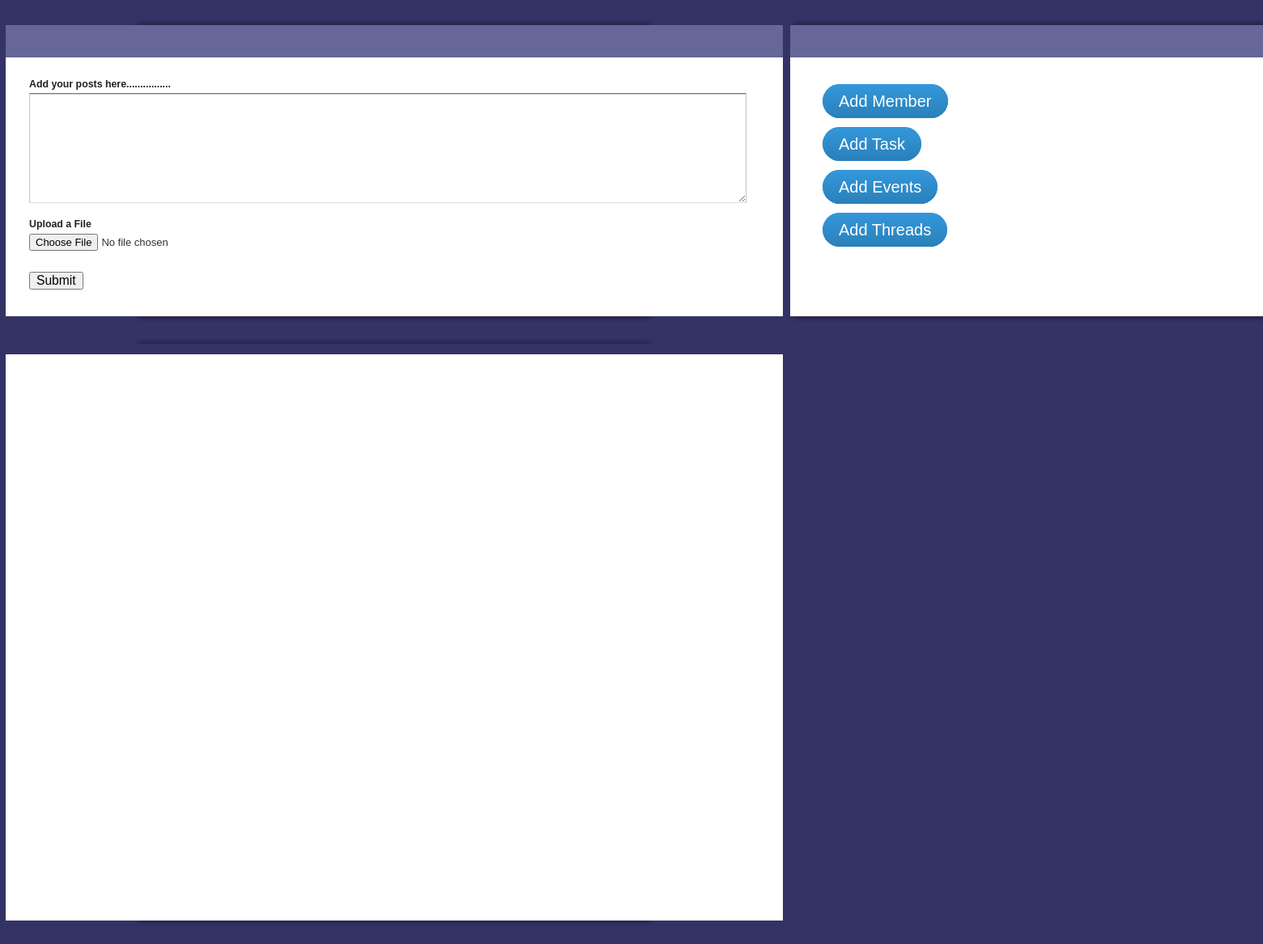
The page /groupHome/groupHome.php?grpID=1 on the database as committed earlier.
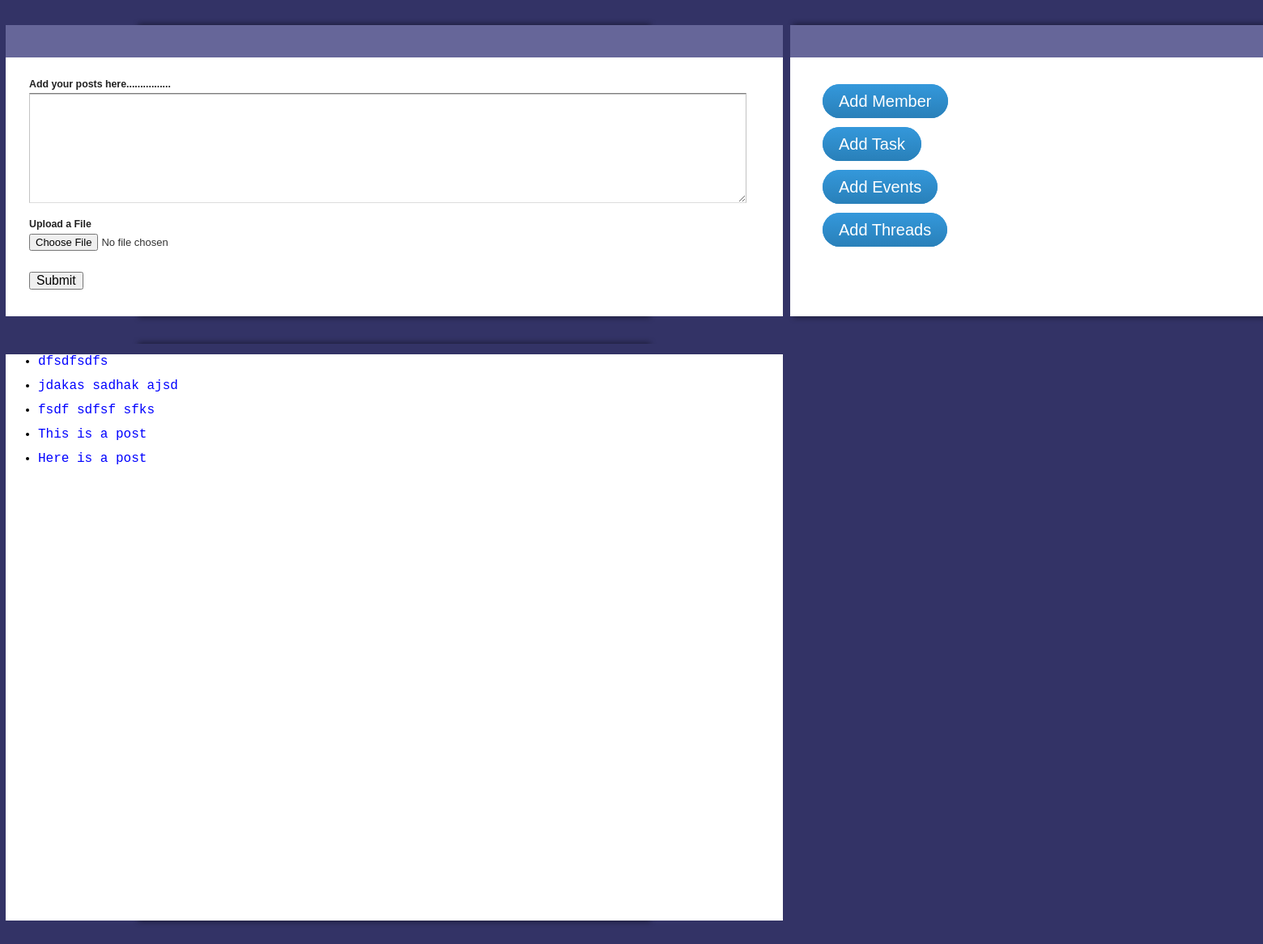
The same page on the database as committed later.
### tables this page shows
CREATE TABLE IF NOT EXISTS `post` (
  `postID` int(11) NOT NULL,
  `memberID` int(11) NOT NULL,
  `file_path` text NOT NULL,
  `description` text NOT NULL
);

### groupHome/groupHome.php (the view, shortened to what this page needs)
<!DOCTYPE html>
<html>
<head>
<link rel="stylesheet" type="text/css" href="view.css" media="all">
<?php
	$group=0;
	if(isset($_GET['grpID'])){$group = $_GET['grpID'] ;}
    $user='root';
	$pass='';
	$db='mysql:host=localhost;dbname=database_user';
  try {
    $dbh= new PDO($db,$user,$pass);
    $sql = $dbh->prepare("SELECT description FROM post,member,groups where post.memberID=member.memberID and groups.grpID=member.grpID and groups.grpID=$group");
    if($sql->execute()) {
       $sql->setFetchMode(PDO::FETCH_ASSOC);
    }
  }
  catch(Exception $error) {
      echo '<p>', $error->getMessage(), '</p>';
  }
  ?>
</head>
<body id="main_body" >
	<table style="width: 1434px;">
		<tbody style="padding-left: 10px; padding-right: 10px">
		<tr>
			<td style="width: 20px">
			</td>
			<td style="width: 700px;">
				<img id="top" src="top.png" alt="">
				<div id="form_container" style="height: 360px;width: 960px;">
					<h1><a></a></h1>
					<form id="form_post" class="appnitro" enctype="multipart/form-data" method="post" action="../fileUpload.php?grpID=<?php echo $group?>&user=<?php echo $_GET['user']?>">
						<ul >
							<li id="li_1" >
								<label class="description" for="element_1">Add your posts here................ </label>
								<div>
									<textarea id="element_1" name="postText" class="element textarea medium"></textarea>
								</div>
							</li>		<li id="li_2" >
							<label class="description" for="element_2">Upload a File </label>
							<div>
								<input id="element_2" name="element_2" class="element file" type="file"/>
							</div>
						</li>
							<li class="buttons">
								<input id="saveForm" class="button_text" type="submit" name="submit" value="Submit" />
							</li>
						</ul>
					</form>
					<div id="footer">
					</div>
				</div>
				<img id="bottom" src="bottom.png" alt="">
			</td>
			<td style="width: 583px;height: 380px;">
				<img id="top" src="top.png" alt="">
				<div id="form_container" style="height: 360px">
					<h1><a></a></h1>
					<div>
						<ul class="stack button-group">
							<li style="padding-top: 30px; list-style: none"><a href="#" class="btn">Add Member</a></li>
							<li style="padding-top: 30px; list-style: none"><a href="#" class="btn">Add Task</a></li>
							<li style="padding-top: 30px; list-style: none"><a href="#" class="btn">Add Events</a></li>
							<li style="padding-top: 30px;  list-style: none"><a href="#" class="btn">Add Threads</a></li>
						</ul>
					</div>
					<div id="footer">
					</div>
				</div>
				<img id="bottom" src="bottom.png" alt="">
			</td>
		</tr>
		<tr>
			<td style="width: 20px">
			</td>
			<td>
				<img id="top" src="top.png" alt="">
				<div id="form_container" style="height: 700px;width: 960px;">
					<ul>
					<?php while($row = $sql->fetch()) { ?>
					<li><?php echo "<pre><span class=\"inner-pre\" style=\"font-size: 16px; color: blue\">".$row['description']."\t\t</span></pre> "; ?></li>
					<?php }?>
					</ul>
					<div id="footer">
					</div>
				</div>
				<img id="bottom" src="bottom.png" alt="">
			</td>
		</tr>
		</tbody>
	</table>
	</body>
</html>

### groupHome/view.css (style rules this page uses)
body { background:#333366; font-family:"Lucida Grande", Tahoma, Arial, Verdana, sans-serif; font-size:small; margin:8px 0 16px; text-align:center; }
#form_container { background:#fff; margin:0 auto; text-align:left; width:640px; }
#top { display:block; height:10px; margin:10px auto 0; width:650px; }
#footer { width:640px; clear:both; color:#999999; text-align:center; width:640px; padding-bottom: 15px; font-size: 85%; }
#bottom { display:block; height:10px; margin:0 auto; width:650px; }
form.appnitro { margin:20px 20px 0; padding:0 0 20px; }
h1 { background-color:#666699; margin:0; min-height:0; padding:0; text-decoration:none; text-indent:-8000px; }
h1 a { display:block; height:100%; min-height:40px; overflow:hidden; }
img { behavior:url(css/iepngfix.htc); border:none; }
.appnitro { font-family:Lucida Grande, Tahoma, Arial, Verdana, sans-serif; font-size:small; }
.appnitro li { width:61%; }
form ul { font-size:100%; list-style-type:none; margin:0; padding:0; width:100%; }
form li { display:block; margin:0; padding:4px 5px 2px 9px; position:relative; }
form li:after { clear:both; content:"."; display:block; height:0; visibility:hidden; }
.buttons:after { clear:both; content:"."; display:block; height:0; visibility:hidden; }
.buttons { clear:both; display:block; margin-top:10px; }
form li div { color:#444; margin:0 4px 0 0; padding:0 0 8px; }
input.button_text { overflow:visible; padding:0 7px; width:auto; }
.buttons input { font-size:120%; margin-right:5px; }
label.description { border:none; color:#222; display:block; font-size:95%; font-weight:700; line-height:150%; padding:0 0 1px; }
input.file { color:#333; font-size:100%; margin:0; padding:2px 0; }
textarea.textarea { background:#fff url(../../../images/shadow.gif) repeat-x top; border-bottom:1px solid #ddd; border-left:1px solid #c3c3c3; border-right:1px solid #c3c3c3; border-top:1px solid #7c7c7c; color:#333; font-family:"Lucida Grande", Tahoma, Arial, Verdana, sans-serif; font-size:100%; margin:0; width:99%; }
textarea.medium { height:10em; }
.no_guidelines form li { width:97%; }

### groupHome/groupHome.php (style rules this page uses)
.btn { background: #3498db; background-image: -webkit-linear-gradient(top, #3498db, #2980b9); background-image: -moz-linear-gradient(top, #3498db, #2980b9); background-image: -ms-linear-gradient(top, #3498db, #2980b9); background-image: -o-linear-gradient(top, #3498db, #2980b9); background-image: linear-gradient(to bottom, #3498db, #2980b9); -webkit-border-radius: 28; -moz-border-radius: 28; border-radius: 28px; font-family: Arial; color: #ffffff; font-size: 20px; padding: 10px 20px 10px 20px; text-decoration: none; }

Rows that differ between the two databases and show on the page:
added post: description "dfsdfsdfs"
added post: description "jdakas sadhak ajsd"
added post: description "fsdf sdfsf sfks"
added post: description "This is a post"
added post: description "Here is a post"
